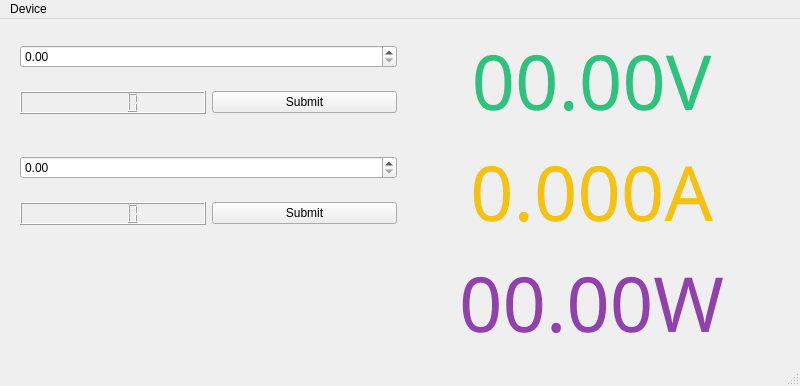
<?xml version="1.0" encoding="UTF-8"?>
<ui version="4.0">
 <class>dashboard</class>
 <widget class="QMainWindow" name="dashboard">
  <property name="geometry">
   <rect>
    <x>0</x>
    <y>0</y>
    <width>800</width>
    <height>357</height>
   </rect>
  </property>
  <property name="baseSize">
   <size>
    <width>500</width>
    <height>200</height>
   </size>
  </property>
  <property name="windowTitle">
   <string>openDPS Dashboard</string>
  </property>
  <property name="windowIcon">
   <iconset>
    <normaloff>Logo White.png</normaloff>Logo White.png</iconset>
  </property>
  <widget class="QWidget" name="centralwidget">
   <layout class="QGridLayout" name="gridLayout">
    <property name="leftMargin">
     <number>20</number>
    </property>
    <property name="rightMargin">
     <number>20</number>
    </property>
    <item row="0" column="1">
     <widget class="QLabel" name="volts_readout">
      <property name="font">
       <font>
        <family>Noto Sans SemCond ExtBd</family>
        <pointsize>57</pointsize>
        <kerning>false</kerning>
       </font>
      </property>
      <property name="text">
       <string>&lt;html&gt;&lt;head/&gt;&lt;body&gt;&lt;p&gt;&lt;span style=&quot; color:#2ec27e;&quot;&gt;00.00V&lt;/span&gt;&lt;/p&gt;&lt;/body&gt;&lt;/html&gt;</string>
      </property>
      <property name="alignment">
       <set>Qt::AlignCenter</set>
      </property>
     </widget>
    </item>
    <item row="0" column="0">
     <layout class="QVBoxLayout" name="verticalLayout_2">
      <item>
       <widget class="QDoubleSpinBox" name="voltsSpinBox">
        <property name="maximum">
         <double>23.000000000000000</double>
        </property>
        <property name="singleStep">
         <double>0.100000000000000</double>
        </property>
       </widget>
      </item>
      <item>
       <layout class="QHBoxLayout" name="horizontalLayout_2">
        <item>
         <widget class="QLCDNumber" name="voltsSetting"/>
        </item>
        <item>
         <widget class="QPushButton" name="voltsSubmit">
          <property name="text">
           <string>Submit</string>
          </property>
         </widget>
        </item>
       </layout>
      </item>
     </layout>
    </item>
    <item row="1" column="1">
     <widget class="QLabel" name="amps_readout">
      <property name="font">
       <font>
        <family>Noto Sans SemCond ExtBd</family>
        <pointsize>57</pointsize>
       </font>
      </property>
      <property name="text">
       <string>&lt;html&gt;&lt;head/&gt;&lt;body&gt;&lt;p&gt;&lt;span style=&quot; color:#f5c211;&quot;&gt;0.000A&lt;/span&gt;&lt;/p&gt;&lt;/body&gt;&lt;/html&gt;</string>
      </property>
      <property name="scaledContents">
       <bool>false</bool>
      </property>
      <property name="alignment">
       <set>Qt::AlignCenter</set>
      </property>
     </widget>
    </item>
    <item row="1" column="0">
     <layout class="QVBoxLayout" name="verticalLayout">
      <item>
       <widget class="QDoubleSpinBox" name="ampsSpinBox">
        <property name="maximum">
         <double>23.000000000000000</double>
        </property>
        <property name="singleStep">
         <double>0.100000000000000</double>
        </property>
       </widget>
      </item>
      <item>
       <layout class="QHBoxLayout" name="horizontalLayout">
        <property name="leftMargin">
         <number>0</number>
        </property>
        <item>
         <widget class="QLCDNumber" name="ampsSetting"/>
        </item>
        <item>
         <widget class="QPushButton" name="ampsSubmit">
          <property name="text">
           <string>Submit</string>
          </property>
         </widget>
        </item>
       </layout>
      </item>
     </layout>
    </item>
    <item row="2" column="1">
     <widget class="QLabel" name="label">
      <property name="font">
       <font>
        <family>Noto Sans SemCond ExtBd</family>
        <pointsize>57</pointsize>
       </font>
      </property>
      <property name="text">
       <string>&lt;html&gt;&lt;head/&gt;&lt;body&gt;&lt;p&gt;&lt;span style=&quot; color:#9141ac;&quot;&gt;00.00W&lt;/span&gt;&lt;/p&gt;&lt;/body&gt;&lt;/html&gt;</string>
      </property>
      <property name="alignment">
       <set>Qt::AlignCenter</set>
      </property>
     </widget>
    </item>
   </layout>
  </widget>
  <widget class="QMenuBar" name="menubar">
   <property name="geometry">
    <rect>
     <x>0</x>
     <y>0</y>
     <width>800</width>
     <height>23</height>
    </rect>
   </property>
   <widget class="QMenu" name="menuDevice">
    <property name="title">
     <string>Device</string>
    </property>
    <addaction name="actionConnect"/>
    <addaction name="actionDisconnect"/>
    <addaction name="separator"/>
    <addaction name="actionToggle_Power"/>
   </widget>
   <addaction name="menuDevice"/>
  </widget>
  <widget class="QStatusBar" name="statusbar"/>
  <action name="actionConnect">
   <property name="icon">
    <iconset theme="edit-link"/>
   </property>
   <property name="text">
    <string>Connect</string>
   </property>
  </action>
  <action name="actionDisconnect">
   <property name="icon">
    <iconset theme="gtk-clear"/>
   </property>
   <property name="text">
    <string>Disconnect</string>
   </property>
  </action>
  <action name="actionToggle_Power">
   <property name="icon">
    <iconset theme="system-devices-panel"/>
   </property>
   <property name="text">
    <string>Toggle Power</string>
   </property>
  </action>
 </widget>
 <resources/>
 <connections/>
</ui>
